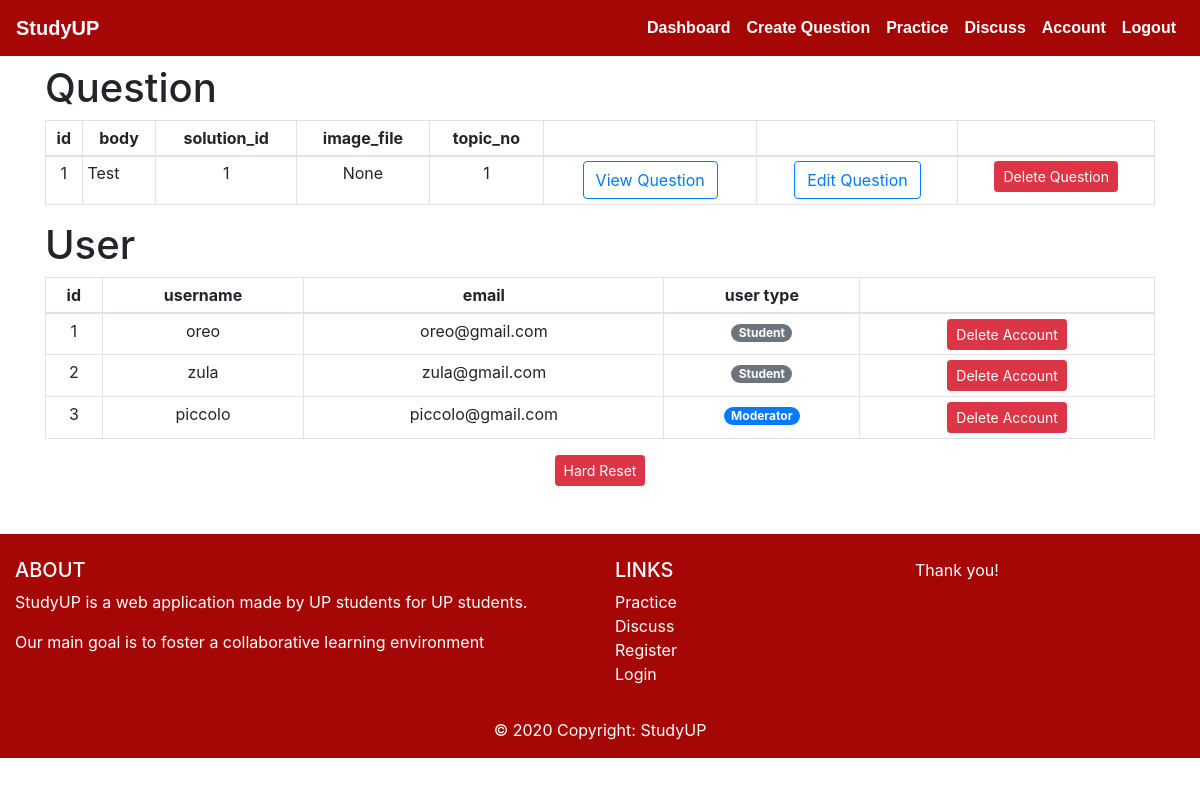
The page /dashboard (signed in) on the database its author committed.
### studyup/models.py (models this page shows, shortened)
class Question(db.Model):
    id = db.Column(db.Integer, primary_key=True)
    body = db.Column(db.Text, nullable=False)
    solution_id = db.Column(db.Integer, db.ForeignKey('choice.id'), nullable=False)
    course_id = db.Column(db.Integer, db.ForeignKey('course.id'), nullable=False)
    image_file = db.Column(db.String(20), nullable=True)
    topic_no = db.Column(db.Integer, nullable=False)
    time = db.Column(db.Integer, nullable=True)

class User(db.Model, UserMixin):
    id = db.Column(db.Integer, primary_key=True)
    username = db.Column(db.String(20), unique=True, nullable=False)
    email = db.Column(db.String(120), unique=True, nullable=False)
    image_file = db.Column(db.String(20), nullable=False, default='default.jpg')
    password = db.Column(db.String(60), nullable=False)
    user_type = db.Column(db.Integer, nullable=False)
    comments = db.relationship("Comment", backref="user_comments")

### studyup/dashboard/routes.py (the view)
@dashboard.route("/dashboard", methods=['GET', 'POST'])
@login_required
def mod_dashboard():
	if current_user.user_type != 2: ## if not moderator
		abort(403)
	users = User.query.all()
	questions = Question.query.all()
	choices = Choice.query.all()
	answers = Answer.query.all()
	comments = Comment.query.all()
	return render_template('dashboard.html', users=users, questions=questions, choices=choices, answers=answers, comments=comments)

### studyup/models.py (called while the page is built)
@login_manager.user_loader
def load_user(user_id):
    return User.query.get(int(user_id))

### studyup/templates/dashboard.html (shortened to what this page needs)
{% extends 'base.html' %}
{% block body %}
<h1 class="mt-2">Question</h1>
<table class="table table-hover table-condensed table-sm table-bordered">
    <thead>
        <tr>
            <th style="text-align:center">id</th>
            <th style="text-align:center">body</th>
            <th style="text-align:center">solution_id</th>
            <th style="text-align:center">image_file</th>
            <th style="text-align:center">topic_no</th>
            <th></th>
            <th></th>
            <th></th>
        </tr>
    </thead>
    <tbody>
    {% for question in questions %}
    <tr>
        <td style="text-align:center">{{question.id}}</td>
        <td>{{question.body}}</td>
        <td style="text-align:center">{{question.solution_id}}</td>
        <td style="text-align:center">{{question.image_file}}</td>
        <td style="text-align:center">{{question.topic_no}}</td>
        <td style="text-align:center"><a class="btn btn-outline-primary" href='/discussion/{{question.id}}' target="_blank">View Question</a></td>
        <td style="text-align:center"><a class="btn btn-outline-primary" href='/question/update/{{question.id}}' target="_blank">Edit Question</a></td>
        <td style="text-align:center">
            <button value={{question.id}} class="btn btn-danger btn-sm btnDeleteQuestion" data-toggle="modal" data-target="#deleteModalQuestion">Delete Question</button>
        </td>
    {% endfor %}
    </tbody>
</table>
<h1 class="mt-2">User</h1>
<table class="table table-hover table-condensed table-sm table-bordered">
    <thead>
        <tr>
            <th style="text-align:center">id</th>
            <th style="text-align:center">username</th>
            <th style="text-align:center">email</th>
            <th style="text-align:center">user type</th>
            <th></th>
        </tr>
    </thead>
    <tbody>
    {% for user in users %}
    <tr>
        <td style="text-align:center">{{user.id}}</td>
        <td style="text-align:center">{{user.username}}</td>
        <td style="text-align:center">{{user.email}}</td>
        <td style="text-align:center">
            {% if user.user_type == 1 %}
            <span class="badge badge-pill badge-secondary">Student</span>
            {% else %}
            <span class="badge badge-pill badge-primary">Moderator</span>
            {% endif %}
            </td>
        <td style="text-align:center">
            <button value={{user.id}} class="btn btn-danger btn-sm btnDeleteUser" data-toggle="modal" data-target="#deleteModalUser">Delete Account</button>
        </td>
    <tr>
    {% endfor %}
    </tbody>
</table>
<center>
<button class="btn btn-danger btn-sm" data-toggle="modal" data-target="#deleteModal">Hard Reset</button>
</center>
{% endblock body %}

### studyup/templates/base.html (shortened to what this page needs)
<!DOCTYPE html>
<html lang="en">
<head>
    <link rel="stylesheet" href="{{ url_for('static', filename='css/bootstrap.min.css')}}">
    <link rel="stylesheet" href="http://maxcdn.bootstrapcdn.com/font-awesome/4.2.0/css/font-awesome.min.css" type="text/css">
    <link rel="stylesheet" href="{{ url_for('static', filename='css/main.css')}}">
</head>
<body>
<nav class="navbar navbar-expand-md navbar-custom sticky ztop">
    <a href="/" class="navbar-brand click-exit" name="btn-home"><strong>StudyUP</strong></a>
    <div class="navbar-collapse collapse justify-content-stretch" id="navbar7">
        <ul class="navbar-nav ml-auto">
            {% if current_user.is_authenticated %}
            {% if current_user. user_type == 2 %}
            <li class="nav-item">
              <a name="btn-dashboard" class="nav-link" href="{{url_for('dashboard.mod_dashboard')}}"><strong>Dashboard</strong></a>
           </li>
            <li class="nav-item">
                <a name="btn-question" class="nav-link" href="{{url_for('question.create_question')}}"><strong>Create Question</strong></a>
            </li>
            {% endif %}
            <li class="nav-item">
                <a name="btn-practice" class="nav-link click-exit" href="{{url_for('practice.select')}}"><strong>Practice</strong></a>
            </li>
            <li class="nav-item">
                <a name="btn-discuss" class="nav-link click-exit" href="{{url_for('discussion.select')}}"><strong>Discuss</strong></a>
            </li>
              <li class="nav-item">
                <a name="btn-account" class="nav-link click-exit" href="{{url_for('user.account')}}"><strong>Account</strong></a>
              </li>
              <li class="nav-item">
                <a name="btn-account" class="nav-link click-exit" href="{{url_for('user.logout')}}"><strong>Logout</strong></a>
              </li>
            {% endif %}
        </ul>
    </div>
</nav>
<div class="container">
{% block body %}
{% endblock body %}
</div>
<footer class="page-footer font-small footer-bg pt-4">
    <div class="container-fluid text-center text-md-left">
      <div class="row">
        <div class="col-md-6 mt-md-0 mt-3">
          <h5 class="text-uppercase">About</h5>
          <p>StudyUP is a web application made by UP students for UP students.</p>
          <p>Our main goal is to foster a collaborative learning environment</p>
        </div>
        <div class="col-md-3 mb-md-0 mb-3">
          <h5 class="text-uppercase">Links</h5>
          <ul class="list-unstyled footer-link">
            <li>
              <a name="btn-practice" class="click-exit btn-link" href="{{url_for('practice.select')}}">Practice</a>
            </li>
            <li>
              <a class="click-exit btn-link" href="{{url_for('discussion.select')}}">Discuss</a>
            </li>
            <li>
              <a class="click-exit btn-link" href="{{url_for('user.register')}}">Register</a>
            </li>
            <li>
              <a class="click-exit btn-link" href="{{url_for('user.login')}}">Login</a>
            </li>
          </ul>
        </div>
        <div class="col-md-3 mb-md-0 mb-3">
        Thank you!
        </div>
      </div>
    </div>
    <div class="footer-copyright text-center py-3">© 2020 Copyright: StudyUP
    </div>
</footer>
</body>
</html>

### studyup/static/css/main.css (style rules this page uses)
.navbar-custom { background-color: #a50606; color:white; font-family: Arial, Helvetica, sans-serif; }
body { height: 100%; }
html { scroll-behavior: smooth; }
.navbar a { color: white; }
footer { justify-content: center; }
.footer-bg { background-color: #a50606; color: white; }
.footer-link a { color: white; }
.footer-link a { text-decoration: none; }
ul { list-style-type: none; }
.sticky { top: 0; position: sticky; }
.ztop { z-index: 2; }

### rows shown on the page
Question: id "1", body "Test", solution_id "1", image_file "None", topic_no "1"
User: id "1", username "oreo", email "oreo@gmail.com", user_type "Student"
User: id "2", username "zula", email "zula@gmail.com", user_type "Student"
User: id "3", username "piccolo", email "piccolo@gmail.com", user_type "Moderator"
